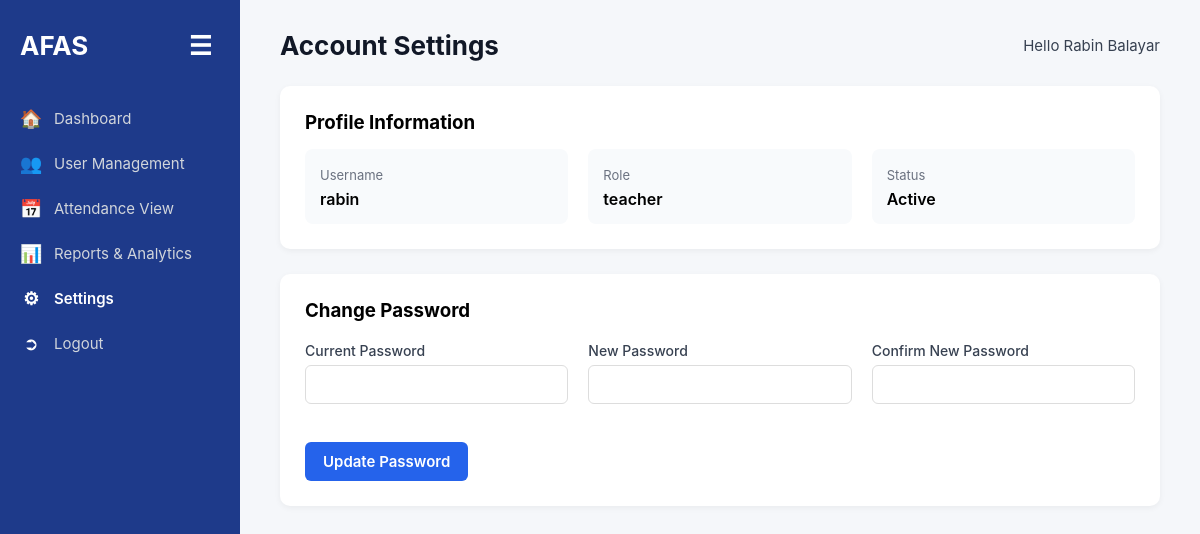
Screenshot of /teacher/settings (signed in) with the database file from the repository.
### models.py (models this page shows, shortened)
class User(db.Model):
    __tablename__ = "users"
    id = db.Column(db.Integer, primary_key=True)
    name = db.Column(db.String(150), nullable=False)
    sex = db.Column(db.String(10))
    role = db.Column(db.String(20), nullable=False)  # student/teacher/admin
    department = db.Column(db.String(100))
    student_id = db.Column(db.String(50), unique=True)
    teacher_id = db.Column(db.String(50), unique=True)
    admin_id = db.Column(db.String(50), unique=True)
    email = db.Column(db.String(255), unique=True, nullable=False)
    is_active = db.Column(db.Boolean, nullable=False, default=True)
    created_at = db.Column(db.DateTime, default=dt.datetime.utcnow, nullable=False)

class PortalUser(db.Model):
    __tablename__ = "portal_users"
    id = db.Column(db.Integer, primary_key=True)
    username = db.Column(db.String(50), unique=True, nullable=False)
    password = db.Column(db.String(200), nullable=False)  # demo only
    role = db.Column(db.String(20), nullable=False)       # admin/teacher
    is_active = db.Column(db.Boolean, nullable=False, default=True)
    linked_user_id = db.Column(
        db.Integer,
        db.ForeignKey("users.id"),
        unique=True,
        nullable=True
    )
    created_at = db.Column(db.DateTime, default=dt.datetime.utcnow, nullable=False)

### app.py (the view, shortened to what this page needs)
    @app.route("/admin/settings", methods=["GET", "POST"])
    @app.route("/teacher/settings", methods=["GET", "POST"])
    @login_required
    def admin_settings():
        user_id = session.get("portal_user_id")
        user = PortalUser.query.get(user_id)
        return render_template("settings.html", user=user, active="settings")

### auth.py (called while the page is built)
def login_required(view):
    @wraps(view)
    def wrapped(*args, **kwargs):
        if not session.get("portal_user_id"):
            return redirect(url_for("login", next=request.path))
        return view(*args, **kwargs)
    return wrapped

### templates/settings.html (shortened to what this page needs)
{% extends "layout.html" %}
{% block content %}
<div class="topbar">
    <h2>Account Settings</h2>
    <div class="profile">Hello {{ display_name }}</div>
</div>
<div class="settings-container">
    <div class="settings-card">
        <h3>Profile Information</h3>
        <div class="settings-grid">
            <div class="info-box">
                <label>Username</label>
                <p>{{ user.username }}</p>
            </div>
            <div class="info-box">
                <label>Role</label>
                <p>{{ user.role }}</p>
            </div>
            <div class="info-box">
                <label>Status</label>
                <p>{% if user.is_active %}Active{% else %}Inactive{% endif %}</p>
            </div>
        </div>
    </div>
    <div class="settings-card">
        <h3>Change Password</h3>
        <form method="POST" class="password-form">
            <div class="form-row">
                <div>
                    <label>Current Password</label>
                    <input type="password" name="current_password" required>
                </div>
                <div>
                    <label>New Password</label>
                    <input type="password" name="new_password" required>
                </div>
                <div>
                    <label>Confirm New Password</label>
                    <input type="password" name="confirm_password" required>
                </div>
            </div>
            <button class="btn-primary">Update Password</button>
        </form>
    </div>
</div>
{% endblock %}

### static/css/afas.css (style rules this page uses)
* { margin: 0; padding: 0; box-sizing: border-box; font-family: "Inter", Arial, sans-serif; }
body { background: #f5f7fa; display: flex; min-height: 100vh; }
.topbar { display: flex; justify-content: space-between; align-items: center; margin-bottom: 25px; }
.topbar h2 { font-size: 26px; color: #111827; }
.profile { font-size: 15px; color: #374151; }
form label { font-size: 14px; font-weight: 500; margin-bottom: 6px; display: block; color: #374151; }
form input { width: 100%; padding: 12px; border: 1px solid #d1d5db; border-radius: 8px; margin-bottom: 18px; font-size: 14px; }
button { padding: 12px; background: #2563eb; color: white; border: none; border-radius: 8px; font-size: 15px; font-weight: 600; cursor: pointer; transition: 0.2s; }
.settings-container { margin-top:20px; display:flex; flex-direction:column; gap:25px; }
.settings-card { background:white; padding:25px; border-radius:10px; box-shadow:0 2px 6px rgba(0,0,0,0.05); width:100%; }
.settings-grid { display:grid; grid-template-columns:repeat(3,1fr); gap:20px; margin-top:15px; }
.info-box { background:#f8fafc; padding:15px; border-radius:8px; }
.info-box label { font-size:13px; color:#6b7280; }
.info-box p { margin-top:5px; font-weight:600; }
.password-form { margin-top:20px; }
.form-row { display:grid; grid-template-columns:repeat(3,1fr); gap:20px; }
.form-row input { width:100%; padding:10px; border:1px solid #ddd; border-radius:6px; }
.btn-primary { margin-top:20px; padding:10px 18px; background:#2563eb; color:white; border:none; border-radius:6px; cursor:pointer; }

### rows the page displays
User: name "Rabin Balayar"
PortalUser: username "rabin", role "teacher"
